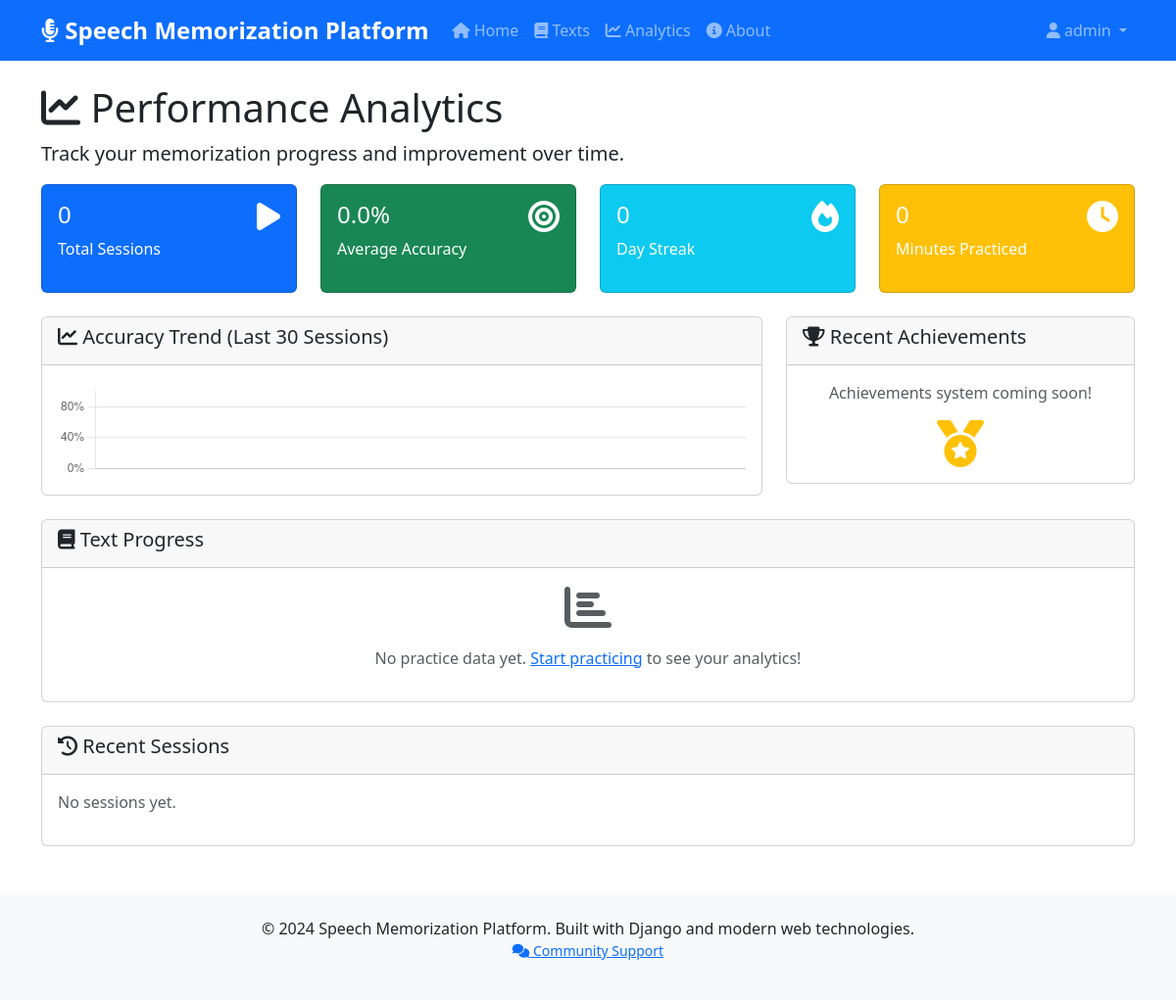
The page /analytics/ (signed in) on the database as committed earlier.
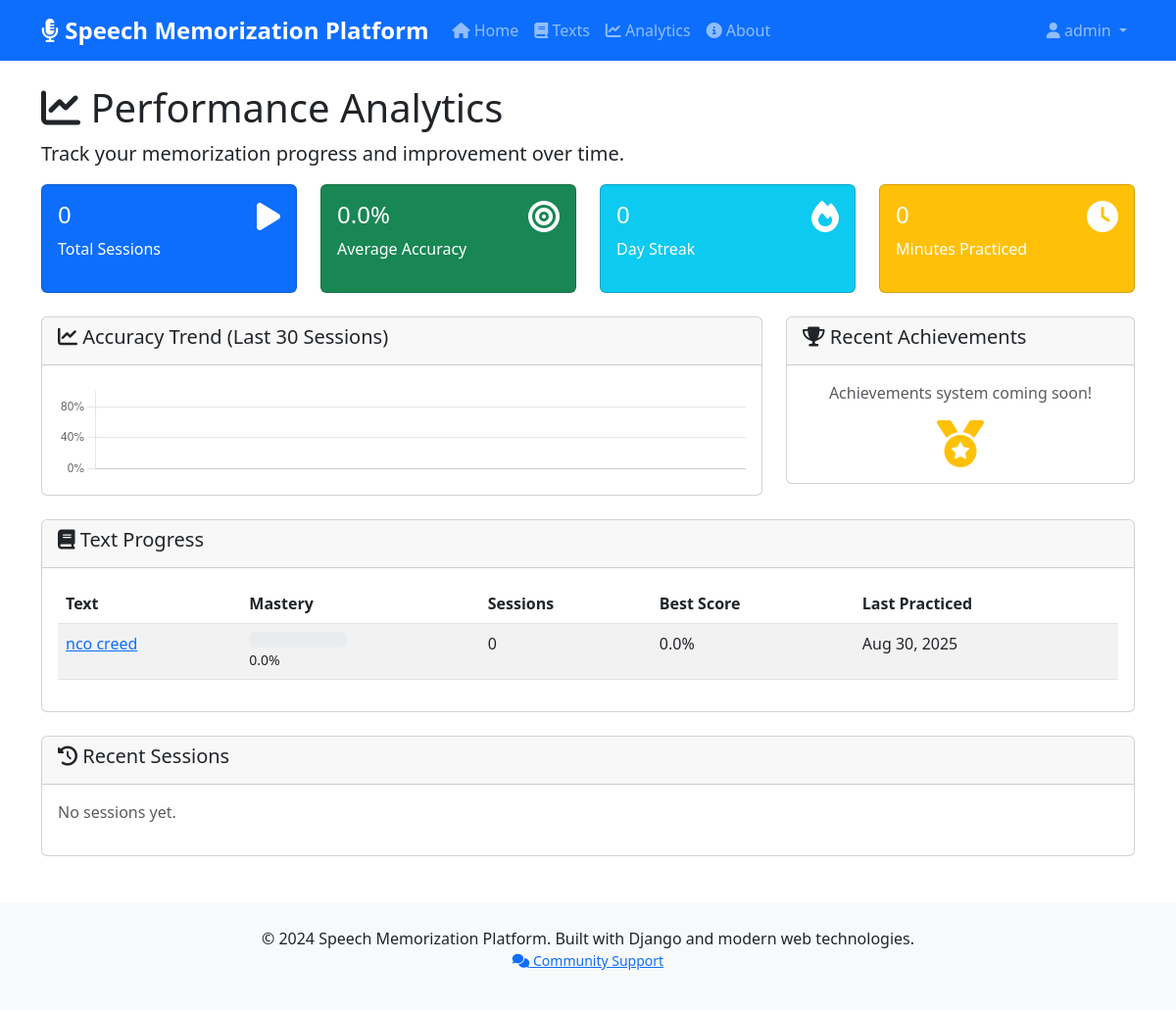
The same page on the database as committed later.
### memorization/models.py (models this page shows, shortened)
class UserTextProgress(models.Model):
    user = models.ForeignKey(User, on_delete=models.CASCADE)
    text = models.ForeignKey(Text, on_delete=models.CASCADE)
    overall_mastery_percentage = models.FloatField(default=0.0)
    words_mastered = models.PositiveIntegerField(default=0)
    total_practice_time = models.PositiveIntegerField(default=0)  # In seconds
    total_sessions = models.PositiveIntegerField(default=0)
    best_accuracy = models.FloatField(default=0.0)
    average_accuracy = models.FloatField(default=0.0)
    current_streak = models.PositiveIntegerField(default=0)
    preferred_words_per_minute = models.PositiveIntegerField(default=150)
    preferred_session_duration = models.PositiveIntegerField(default=300)  # 5 minutes
    first_practiced = models.DateTimeField(auto_now_add=True)
    last_practiced = models.DateTimeField(auto_now=True)
    class Meta:
        unique_together = ['user', 'text']

class Text(models.Model):
    DIFFICULTY_CHOICES = [
        ('beginner', 'Beginner'),
        ('intermediate', 'Intermediate'),
        ('advanced', 'Advanced'),
        ('expert', 'Expert'),
    ]
    title = models.CharField(max_length=200)
    content = models.TextField()
    description = models.TextField(blank=True, null=True)
    tags = models.CharField(max_length=500, blank=True, help_text="Comma-separated tags")
    difficulty = models.CharField(max_length=20, choices=DIFFICULTY_CHOICES, default='beginner')
    time_limit = models.PositiveIntegerField(null=True, blank=True, help_text="Suggested time limit in minutes")
    created_by = models.ForeignKey(User, on_delete=models.CASCADE, related_name='created_texts')
    created_at = models.DateTimeField(auto_now_add=True)
    updated_at = models.DateTimeField(auto_now=True)
    is_public = models.BooleanField(default=False)
    word_count = models.PositiveIntegerField(default=0)
    class Meta:
        ordering = ['-created_at']

### core/views.py (the view, shortened to what this page needs)
# urls.py: path('analytics/', core_views.analytics, name='analytics'),
@demo_login_required
def analytics(request):
    try:
        user_analytics, created = UserAnalytics.objects.get_or_create(user=request.user)
        recent_sessions = PracticeSession.objects.filter(
            user=request.user,
            completed_at__isnull=False
        ).order_by('-completed_at')[:30]
        text_progresses = UserTextProgress.objects.filter(user=request.user).order_by('-last_practiced')
        accuracy_trend = [session.accuracy_percentage for session in recent_sessions]
        session_dates = [session.completed_at.strftime('%Y-%m-%d') for session in recent_sessions]
        context = {
            'user_analytics': user_analytics,
            'recent_sessions': recent_sessions,
            'text_progresses': text_progresses,
            'accuracy_trend': json.dumps(accuracy_trend[::-1]),  # Reverse for chronological order
            'session_dates': json.dumps(session_dates[::-1]),
        }
    except Exception:
        context = {
            'is_demo': True,
            'demo_message': 'Demo analytics - database error',
            'total_sessions': 5,
            'total_words_practiced': 423,
            'average_accuracy': 78.4,
            'current_streak': 3
        }
    return render(request, 'core/analytics.html', context)

### analytics/models.py (called while the page is built)
    @property
    def total_practice_time_minutes(self):
        return self.total_practice_time / 60

### core/views.py (called while the page is built)
def demo_login_required(view_func):
    @wraps(view_func)
    def wrapper(request, *args, **kwargs):
        if request.user.is_authenticated:
            return view_func(request, *args, **kwargs)
        if request.session.get('demo_user'):
            return view_func(request, *args, **kwargs)
        from django.contrib.auth.views import redirect_to_login
        return redirect_to_login(request.get_full_path(), '/login/')
    return wrapper

### templates/core/analytics.html (shortened to what the changed rows need)
{% extends 'base.html' %}
{% block content %}
<div class="row">
    <div class="col-12">
        <h1><i class="fas fa-chart-line"></i> Performance Analytics</h1>
    </div>
</div>
<div class="row mt-4">
    <div class="col-12">
        <div class="card">
            <div class="card-body">
                {% if text_progresses %}
                    <div class="table-responsive">
                        <table class="table table-striped">
                            <thead>
                                <tr>
                                    <th>Text</th>
                                    <th>Mastery</th>
                                    <th>Sessions</th>
                                    <th>Best Score</th>
                                    <th>Last Practiced</th>
                                </tr>
                            </thead>
                            <tbody>
                                {% for progress in text_progresses %}
                                <tr>
                                    <td>
                                        <a href="{% url 'practice_text' progress.text.id %}">{{ progress.text.title }}</a>
                                    </td>
                                    <td>
                                        <div class="progress" style="width: 100px;">
                                        </div>
                                        <small>{{ progress.overall_mastery_percentage|floatformat:1 }}%</small>
                                    </td>
                                    <td>{{ progress.total_sessions }}</td>
                                    <td>{{ progress.best_accuracy|floatformat:1 }}%</td>
                                    <td>{{ progress.last_practiced|date:"M d, Y" }}</td>
                                </tr>
                                {% endfor %}
                            </tbody>
                        </table>
                    </div>
                {% else %}
                    <div class="text-center text-muted">
                        <i class="fas fa-chart-bar fa-3x mb-3"></i>
                        <p>No practice data yet. <a href="{% url 'home' %}">Start practicing</a> to see your analytics!</p>
                    </div>
                {% endif %}
            </div>
        </div>
    </div>
</div>
{% endblock %}
{% block extra_js %}
<script>
// Accuracy Trend Chart
const ctx = document.getElementById('accuracyChart').getContext('2d');
const accuracyData = {{ accuracy_trend|safe }};
const sessionDates = {{ session_dates|safe }};
new Chart(ctx, {
    type: 'line',
    data: {
        labels: sessionDates,
        datasets: [{
            label: 'Accuracy %',
            data: accuracyData,
            borderColor: '#007bff',
            backgroundColor: 'rgba(0, 123, 255, 0.1)',
            tension: 0.4,
            fill: true
        }]
    },
    options: {
        responsive: true,
        maintainAspectRatio: false,
        scales: {
            y: {
                beginAtZero: true,
                max: 100,
                ticks: {
                    callback: function(value) {
                        return value + '%';
                    }
                }
            }
        },
        plugins: {
            legend: {
                display: false
            }
        }
    }
});
</script>
{% endblock %}

Rows that differ between the two databases and show on the page:
added UserTextProgress: text "nco creed", overall_mastery_percentage "0.0", total_sessions "0", best_accuracy "0.0", last_practiced "Aug 30, 2025"
Other text that changed with them:
text no longer shown: "No practice data yet. Start practicing to see your analytics!"
text now shown: "Text Mastery Sessions Best Score Last Practiced"
